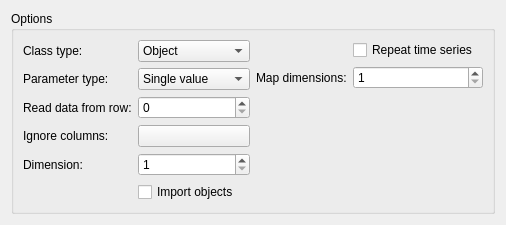
<?xml version="1.0" encoding="UTF-8"?>
<!--
######################################################################################################################
# Copyright (C) 2017-2020 Spine project consortium
# This file is part of Spine Toolbox.
# Spine Toolbox is free software: you can redistribute it and\/or modify it under the terms of the GNU Lesser General
# Public License as published by the Free Software Foundation, either version 3 of the License, or (at your option)
# any later version. This program is distributed in the hope that it will be useful, but WITHOUT ANY WARRANTY;
# without even the implied warranty of MERCHANTABILITY or FITNESS FOR A PARTICULAR PURPOSE. See the GNU Lesser General
# Public License for more details. You should have received a copy of the GNU Lesser General Public License along with
# this program. If not, see <http:\/\/www.gnu.org\/licenses\/>.
######################################################################################################################
-->
<ui version="4.0">
 <class>ImportMappingOptions</class>
 <widget class="QWidget" name="ImportMappingOptions">
  <property name="geometry">
   <rect>
    <x>0</x>
    <y>0</y>
    <width>506</width>
    <height>204</height>
   </rect>
  </property>
  <property name="windowTitle">
   <string>Form</string>
  </property>
  <layout class="QVBoxLayout" name="verticalLayout">
   <item>
    <widget class="QGroupBox" name="options_group">
     <property name="title">
      <string>Options</string>
     </property>
     <layout class="QHBoxLayout" name="horizontalLayout">
      <item>
       <layout class="QFormLayout" name="optons_layout">
        <item row="0" column="0">
         <widget class="QLabel" name="class_type_label">
          <property name="text">
           <string>Class type:</string>
          </property>
         </widget>
        </item>
        <item row="1" column="0">
         <widget class="QLabel" name="parameter_type_label">
          <property name="text">
           <string>Parameter type:</string>
          </property>
         </widget>
        </item>
        <item row="0" column="1">
         <widget class="QComboBox" name="class_type_combo_box">
          <item>
           <property name="text">
            <string>Object</string>
           </property>
          </item>
          <item>
           <property name="text">
            <string>Relationship</string>
           </property>
          </item>
         </widget>
        </item>
        <item row="1" column="1">
         <widget class="QComboBox" name="parameter_type_combo_box">
          <item>
           <property name="text">
            <string>Single value</string>
           </property>
          </item>
          <item>
           <property name="text">
            <string>Time series</string>
           </property>
          </item>
          <item>
           <property name="text">
            <string>Time pattern</string>
           </property>
          </item>
          <item>
           <property name="text">
            <string>Map</string>
           </property>
          </item>
          <item>
           <property name="text">
            <string>Array</string>
           </property>
          </item>
          <item>
           <property name="text">
            <string>Definition</string>
           </property>
          </item>
          <item>
           <property name="text">
            <string>None</string>
           </property>
          </item>
         </widget>
        </item>
        <item row="3" column="0">
         <widget class="QLabel" name="ignore_columns_label">
          <property name="text">
           <string>Ignore columns:</string>
          </property>
         </widget>
        </item>
        <item row="3" column="1">
         <widget class="QPushButton" name="ignore_columns_button">
          <property name="text">
           <string/>
          </property>
         </widget>
        </item>
        <item row="4" column="0">
         <widget class="QLabel" name="dimension_label">
          <property name="text">
           <string>Dimension:</string>
          </property>
         </widget>
        </item>
        <item row="4" column="1">
         <widget class="QSpinBox" name="dimension_spin_box">
          <property name="minimum">
           <number>1</number>
          </property>
         </widget>
        </item>
        <item row="5" column="1">
         <widget class="QCheckBox" name="import_objects_check_box">
          <property name="text">
           <string>Import objects</string>
          </property>
         </widget>
        </item>
        <item row="2" column="1">
         <widget class="QSpinBox" name="start_read_row_spin_box"/>
        </item>
        <item row="2" column="0">
         <widget class="QLabel" name="read_start_row_label">
          <property name="text">
           <string>Read data from row:</string>
          </property>
         </widget>
        </item>
       </layout>
      </item>
      <item>
       <layout class="QFormLayout" name="time_series_options_layout">
        <item row="0" column="1">
         <widget class="QCheckBox" name="time_series_repeat_check_box">
          <property name="toolTip">
           <string>Set the repeat flag for all imported time series</string>
          </property>
          <property name="text">
           <string>Repeat time series</string>
          </property>
         </widget>
        </item>
        <item row="1" column="1">
         <widget class="QSpinBox" name="map_dimension_spin_box">
          <property name="minimum">
           <number>1</number>
          </property>
         </widget>
        </item>
        <item row="1" column="0">
         <widget class="QLabel" name="map_dimensions_label">
          <property name="text">
           <string>Map dimensions:</string>
          </property>
         </widget>
        </item>
       </layout>
      </item>
     </layout>
    </widget>
   </item>
  </layout>
 </widget>
 <resources/>
 <connections/>
</ui>
